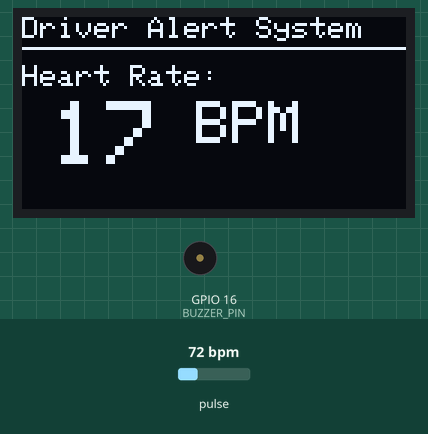
Simulated run of this sketch. Board: ESP8266 (NodeMCU). Parts: 128×64 one-colour display, buzzer (waves = sounding, pin HIGH). The test bench sets the inputs (shaded band); at power-on: pulse 72 bpm. What the sketch prints to the serial monitor is not drawn.

Above: at 1.2 s.
1.3 s: pulse set to 42 bpm
At 2.6 s:
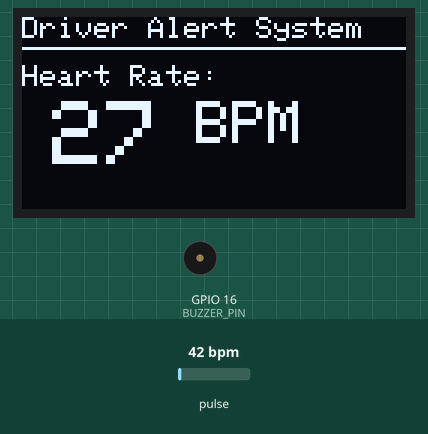
4.3 s: pulse set to 130 bpm
At 4.57 s:
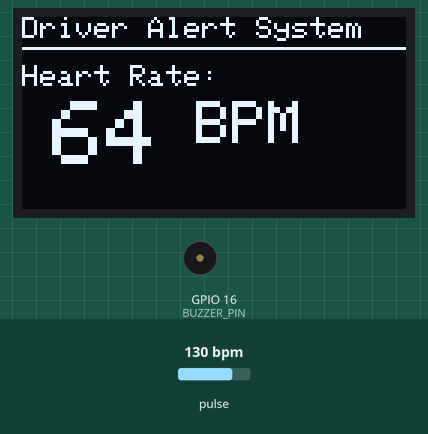
6.3 s: pulse set to 100 bpm
At 10.6 s:
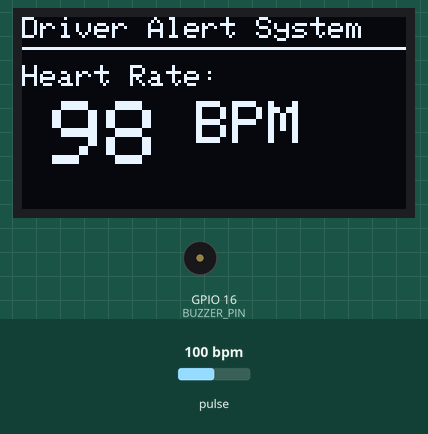
Timing chart, 0 to 12.1 s (numbered marks = the images above; inputs shaded):
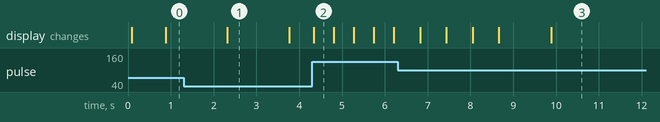

The sketch:

main.ino
```cpp
/**
 * Drowsy Driver Alert System
 *
 * Hardware: ESP8266 (NodeMCU), MAX30102 sensor, 0.96" OLED display, Buzzer
 *
 * Logic:
 *   - MAX30102 reads IR value to detect finger presence
 *   - If IR > 5000: finger detected → show BPM, buzzer OFF
 *   - If IR < 5000: no contact → show alert, buzzer ON (until finger returns)
 *
 * Wiring:
 *   MAX30102 + OLED → I2C: SCL=D1, SDA=D2, VCC=3.3V, GND=GND
 *   Buzzer (+) → D0 (GPIO16), Buzzer (-) → GND
 */

#include <Wire.h>
#include "MAX30105.h"
#include "heartRate.h"
#include <Adafruit_GFX.h>
#include <Adafruit_SSD1306.h>

// ──────────────────────────────────────────────
// Pin Definitions
// ──────────────────────────────────────────────
const int BUZZER_PIN = 16;  // D0 on NodeMCU

// ──────────────────────────────────────────────
// OLED Display Setup (128x64, I2C address 0x3C)
// ──────────────────────────────────────────────
Adafruit_SSD1306 display(128, 64, &Wire, -1);

// ──────────────────────────────────────────────
// MAX30102 Sensor
// ──────────────────────────────────────────────
MAX30105 particleSensor;

// ──────────────────────────────────────────────
// Heart Rate Variables
// ──────────────────────────────────────────────
const byte RATE_SIZE = 4;       // Number of samples to average
byte rates[RATE_SIZE];          // BPM sample array
byte rateSpot = 0;
long lastBeat = 0;
float beatsPerMinute = 0;
int beatAvg = 0;

// ──────────────────────────────────────────────
// IR threshold: below this = no finger detected
// ──────────────────────────────────────────────
const long IR_THRESHOLD = 5000;

// ──────────────────────────────────────────────
// Setup
// ──────────────────────────────────────────────
void setup() {
  Serial.begin(115200);

  // I2C: D2 = SDA (GPIO4), D1 = SCL (GPIO5)
  Wire.begin(4, 5);

  // Buzzer setup
  pinMode(BUZZER_PIN, OUTPUT);
  digitalWrite(BUZZER_PIN, LOW);  // Start silent

  // OLED initialization
  if (!display.begin(SSD1306_SWITCHCAPVCC, 0x3C)) {
    Serial.println(F("OLED init failed"));
    while (1);
  }
  display.clearDisplay();
  display.setTextColor(WHITE);
  display.setTextSize(1);
  display.setCursor(0, 0);
  display.println("Initializing...");
  display.display();

  // MAX30102 initialization
  if (!particleSensor.begin(Wire, I2C_SPEED_FAST)) {
    display.clearDisplay();
    display.setCursor(0, 0);
    display.println("Sensor not found!");
    display.println("Check wiring.");
    display.display();
    Serial.println(F("MAX30102 not found. Check wiring."));
    while (1);
  }

  particleSensor.setup();
  particleSensor.setPulseAmplitudeRed(0x0A);  // Low red LED for finger detection
  particleSensor.setPulseAmplitudeGreen(0);   // Green LED off

  Serial.println(F("System ready. Place finger on sensor."));
}

// ──────────────────────────────────────────────
// Main Loop
// ──────────────────────────────────────────────
void loop() {
  long irValue = particleSensor.getIR();

  // ── Heart Rate Detection ──
  if (checkForBeat(irValue)) {
    long delta = millis() - lastBeat;
    lastBeat = millis();
    beatsPerMinute = 60.0 / (delta / 1000.0);

    if (beatsPerMinute > 20 && beatsPerMinute < 255) {
      rates[rateSpot++] = (byte)beatsPerMinute;
      rateSpot %= RATE_SIZE;

      beatAvg = 0;
      for (byte x = 0; x < RATE_SIZE; x++) {
        beatAvg += rates[x];
      }
      beatAvg /= RATE_SIZE;
    }
  }

  // ── Update Display ──
  display.clearDisplay();

  // Header
  display.setTextSize(1);
  display.setCursor(0, 0);
  display.println("Driver Alert System");
  display.drawLine(0, 10, 128, 10, WHITE);

  if (irValue < IR_THRESHOLD) {
    // ── No Finger / No Hand Contact ──
    digitalWrite(BUZZER_PIN, HIGH);  // Buzzer ON

    display.setTextSize(2);
    display.setCursor(10, 18);
    display.println("ALERT!");

    display.setTextSize(1);
    display.setCursor(5, 42);
    display.println("Place hand on");
    display.setCursor(5, 52);
    display.println("steering wheel!");

    Serial.println("No contact detected — buzzer ON");

  } else {
    // ── Finger Detected ──
    digitalWrite(BUZZER_PIN, LOW);   // Buzzer OFF

    display.setTextSize(1);
    display.setCursor(0, 16);
    display.println("Heart Rate:");

    display.setTextSize(3);
    display.setCursor(10, 28);
    display.print(beatAvg);
    display.setTextSize(2);
    display.print(" BPM");

    Serial.print("IR=");
    Serial.print(irValue);
    Serial.print("  BPM=");
    Serial.print(beatsPerMinute);
    Serial.print("  Avg=");
    Serial.println(beatAvg);
  }

  display.display();
}
```

Measured:
- after the input at 4.3 s, the display: changes at once (image 2)
- after the input at 6.3 s, the display: first changes after 0.53 s (image 3 shows a later state)
- what the display in image 1 shows lasts 1.5 s, from 2.3 s to 3.8 s
- what the display in image 2 shows lasts 0.5 s, from 4.3 s to 4.8 s
